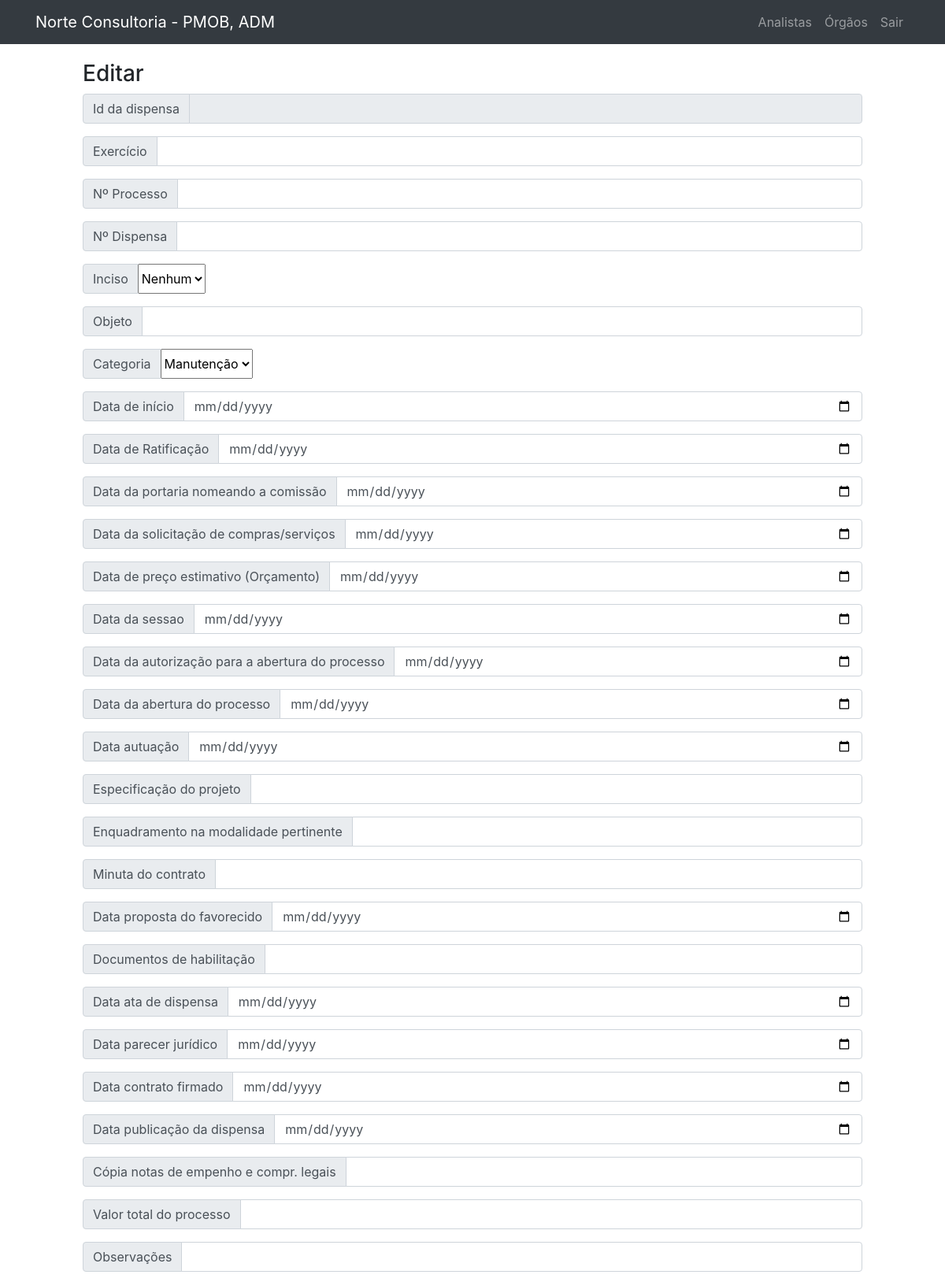
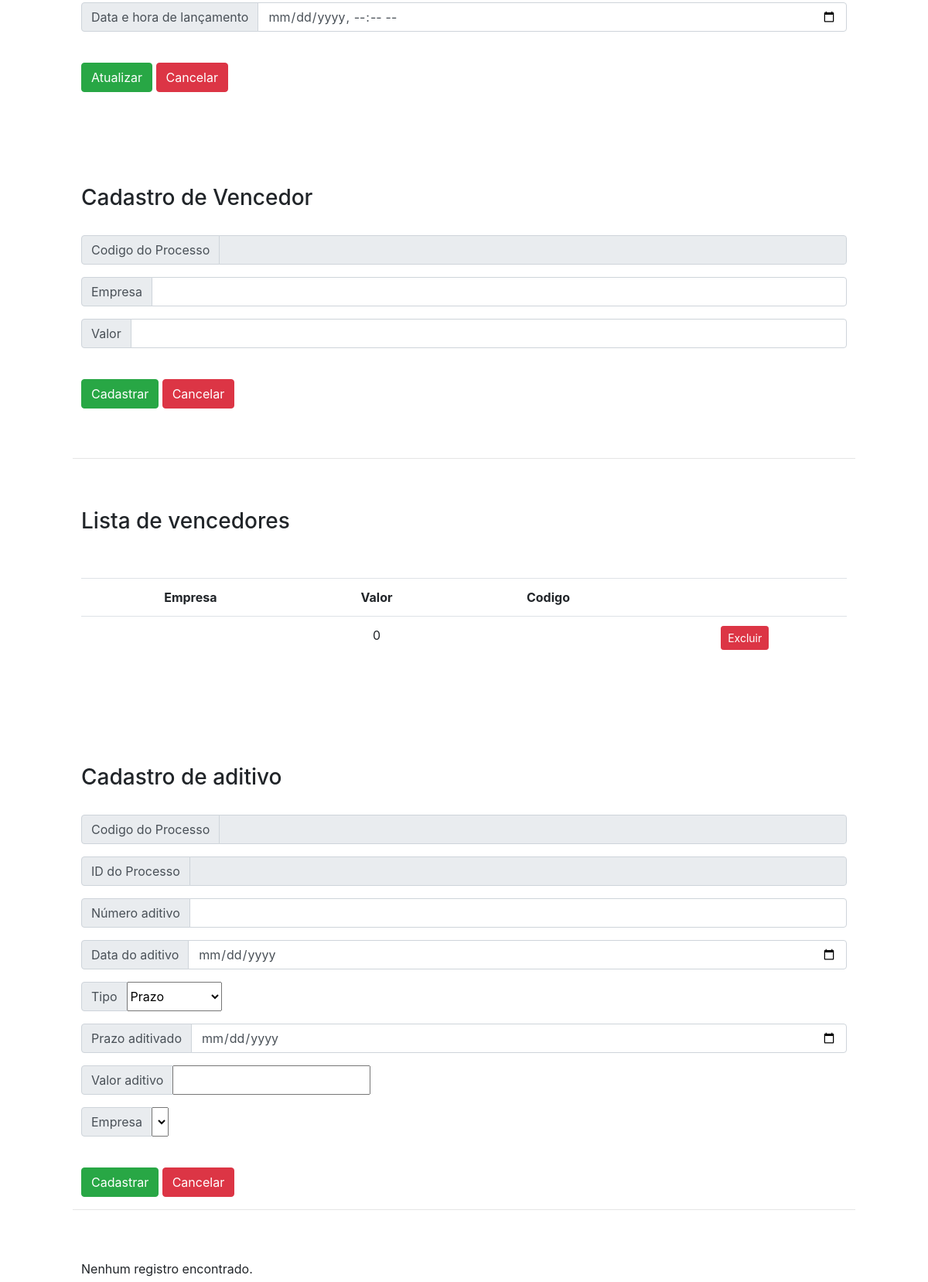
Screenshot of /public/dispensa/editDispensa.php (signed in) with the database file from the repository (2 pictures, top to bottom).
### tables this page shows
CREATE TABLE `vencedor` (
  `id_vencedor` int(11) NOT NULL,
  `nome_empresa` varchar(250) DEFAULT NULL,
  `valor` float DEFAULT NULL,
  `id_processo` int(11) NOT NULL,
  `codigo_processo` varchar(500) NOT NULL
);

CREATE TABLE `orgao_atual` (
  `nome_orgao_atual` varchar(50) NOT NULL,
  `id_orgao_atual` int(11) NOT NULL,
  `exercicio_atual` int(11) DEFAULT NULL
);

CREATE TABLE `usuario` (
  `id_usuario` int(11) NOT NULL,
  `login` varchar(30) NOT NULL,
  `senha` varchar(200) NOT NULL,
  `nome` varchar(100) DEFAULT NULL
);

### public/Template/header.php (shortened to what the rows shown need)
<?php
include("../../data/connection.php");
?>
<!DOCTYPE html>
<html lang="en">
<head>
  <link rel="stylesheet" href="https://maxcdn.bootstrapcdn.com/bootstrap/4.5.2/css/bootstrap.min.css">
  <link rel="stylesheet" href="../styles/main.css" />
</head>
<?php
$orgao = '';
$firstname='';
if (isset($_SESSION['logado'])) {
  $idu=$_SESSION['logado'];
  $sqlQuery2="SELECT nome FROM usuario where id_usuario=$idu";
  $usuarioatual = $connection->query($sqlQuery2);
  if ($usuarioatual->num_rows > 0) {
    while ($row = $usuarioatual->fetch_assoc()) {
      $user = $row['nome'];
      $pieces = explode(" ", $user);
      $firstname=", ".$pieces[0];
?>
<?php
    }
  }
  $sqlQuery = "SELECT nome_orgao_atual,exercicio_atual FROM orgao_atual where id_orgao_atual=1";
  $orgaoatual = $connection->query($sqlQuery);
  if ($orgaoatual->num_rows > 0) {
    while ($row = $orgaoatual->fetch_assoc()) {
      $orgao = '- ' . $row['nome_orgao_atual'];
?>
<?php
    }
  }
}
?>
<body>
  <nav class="navbar navbar-expand-lg navbar-dark bg-dark fixed-top">
    <div class="container">
      <a class="navbar-brand" href="../home/home.php">Norte Consultoria <?php echo $orgao.$firstname ?></a>
      <div class="collapse navbar-collapse" id="navbarResponsive">
        <ul class="navbar-nav ml-auto">
        </ul>
      </div>
    </div>
  </nav>
  <br>
  <br>
</body>
</html>

### public/vencedor/listVencedor.php (shortened to what the rows shown need)
<?php include("../Template/header.php") ?>
<?php
include("../../data/connection.php");
$sql = "SELECT * FROM vencedor where codigo_processo='$codigo'";
$dadosVencedor = $connection->query($sql);
if ($dadosVencedor->num_rows > 0) {
?>
    <div class="form">
        <div style="margin-left: 100px; margin-right: 100px;" style="text-align: center;">
            <br>
            <br>
            <table class="table" style="text-align: center;">
                <tr>
                    <th>Empresa</th>
                    <th>Valor</th>
                    <th>Codigo</th>
                    <th></th>
                </tr>
                <?php
                while ($exibir = $dadosVencedor->fetch_assoc()) {
                ?>
                    <tr>
                        <td><?php echo $exibir["nome_empresa"] ?></td>
                        <td><?php echo $exibir["valor"] ?></td>
                        <td><?php echo $exibir["codigo_processo"] ?></td>
                        <td>
                            <form name="deletebutton" action="../vencedor/deleteVencedor.php" method="POST">
                                <input type="submit" class="btn btn-danger btn-sm" value="Excluir">
                            </form>
                        </td>
                    </tr>
                <?php
                }
                ?>
            </table>
        </div>
    </div>
<?php
} else {
    ?>
    <div style="margin-left: 100px; margin-right: 100px;" style="text-align: center;">
    <?php
    echo "Nenhum registro encontrado.";
}
?>

### rows the page displays
vencedor: valor "0"
orgao_atual: nome_orgao_atual "- PMOB"
usuario: nome ", ADM"

### other values shown
form field txtCategoria "Manutenção"
